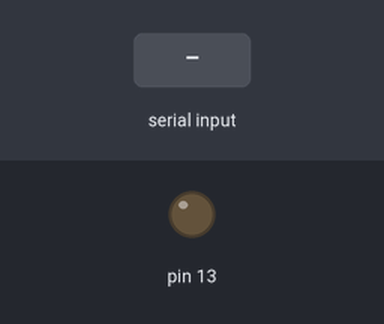
This sketch was run on a simulated Arduino Uno, built with avr-gcc and run on an emulated ATmega328P. On the bench: output pins drawn as LEDs (lit = HIGH). The inputs (shaded band) are chosen by the test bench.

Above: at 1.2 s.
1.3 s: "1" received over Serial
At 2.1 s:
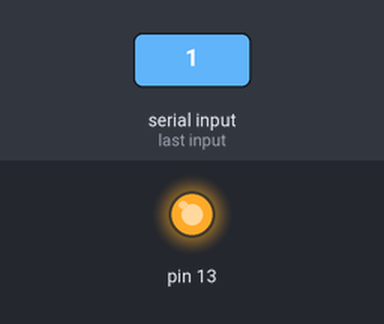
2.8 s: "0" received over Serial
At 3.3 s:
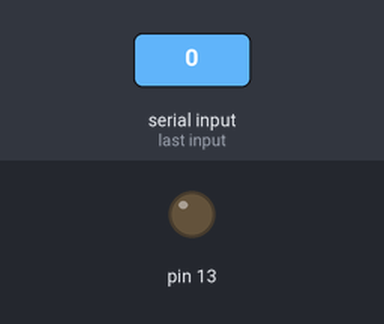
Timing chart, 0 to 5.8 s (numbered marks = the images above; inputs shaded):
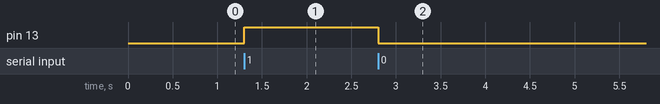

The sketch:

Serial2.ino
```cpp
void setup() {
  // put your setup code here, to run once:
  Serial.begin(9600);
  pinMode(13,OUTPUT);
}

void loop() {
  // put your main code here, to run repeatedly:
  if(Serial.available()){
    int sw = (int)Serial.read();
    if(sw == 49) {
      digitalWrite(13,1);
    }else{
      digitalWrite(13,0);
    }

  }
}
```

Measured:
- after the input at 1.3 s, pin 13: LOW → HIGH at once
- after the input at 2.8 s, pin 13: HIGH → LOW at once
